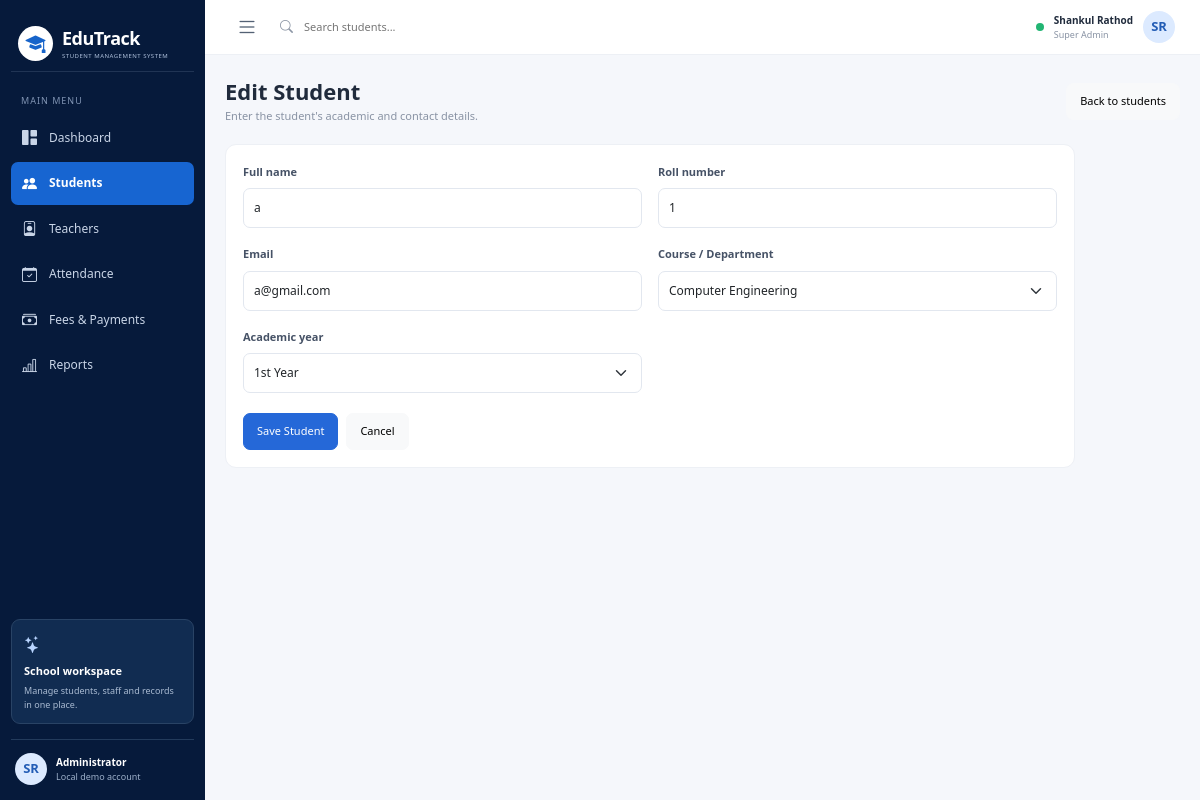
/students/4/edit, run on the app's committed database.
### tables this page shows
CREATE TABLE students (
        id INTEGER PRIMARY KEY AUTOINCREMENT,
        name TEXT NOT NULL,
        roll_no TEXT NOT NULL UNIQUE,
        email TEXT NOT NULL,
        course TEXT NOT NULL,
        year INTEGER NOT NULL
    );

### app.py (the view, shortened to what this page needs)
@app.route("/students/<int:sid>/edit", methods=["GET", "POST"])
def student_edit(sid):
    con = db()
    row = con.execute("SELECT * FROM students WHERE id=?", (sid,)).fetchone()
    if not row:
        con.close()
        flash("Student not found.", "danger")
        return redirect(url_for("students"))
    con.close()
    return render_template("student_form.html", row=row)

### app.py (called while the page is built)
def db():
    con = sqlite3.connect(DB)
    con.row_factory = sqlite3.Row
    con.execute("PRAGMA foreign_keys = ON")
    return con

### templates/student_form.html (shortened to what this page needs)
{% extends "base.html" %}
{% block content %}
<div class="page-heading">
  <div>
    <h1>{{ 'Edit Student' if row else 'Add Student' }}</h1>
    <p>Enter the student's academic and contact details.</p>
  </div>
  <a class="btn btn-light" href="{{ url_for('students') }}">Back to students</a>
</div>
<section class="panel form-panel">
  <form method="post">
    <div class="form-grid">
      <div>
        <label class="form-label">Full name</label>
        <input class="form-control" name="name"
               value="{{ row.name if row else '' }}" required>
      </div>
      <div>
        <label class="form-label">Roll number</label>
        <input class="form-control" name="roll_no"
               value="{{ row.roll_no if row else '' }}" required>
      </div>
      <div>
        <label class="form-label">Email</label>
        <input class="form-control" type="email" name="email"
               value="{{ row.email if row else '' }}" required>
      </div>
      <div>
        <label class="form-label">Course / Department</label>
        {% set courses = [
          'Computer Engineering',
          'Information Technology',
          'Mechanical Engineering',
          'Civil Engineering',
          'Electrical Engineering',
          'Electronics and Telecommunication',
          'Artificial Intelligence and Data Science',
          'Artificial Intelligence and Machine Learning',
          'Computer Science and Engineering',
          'Other'
        ] %}
        <select class="form-select" name="course" required>
          {% for course in courses %}
            <option value="{{ course }}"
              {% if row and row.course == course %}selected{% endif %}>
              {{ course }}
            </option>
          {% endfor %}
        </select>
      </div>
      <div>
        <label class="form-label">Academic year</label>
        <select class="form-select" name="year" required>
          {% for y in range(1, 5) %}
            <option value="{{ y }}"
              {% if row and row.year == y %}selected{% endif %}>
              {{ y }}{{ 'st' if y == 1 else 'nd' if y == 2 else 'rd' if y == 3 else 'th' }} Year
            </option>
          {% endfor %}
        </select>
      </div>
    </div>
    <div class="form-actions">
      <button class="btn btn-primary" type="submit">Save Student</button>
      <a class="btn btn-light" href="{{ url_for('students') }}">Cancel</a>
    </div>
  </form>
</section>
{% endblock %}

### static/style.css (style rules this page uses)
:root { --navy:#061a3b;--blue:#2468d8;--text:#202b3c;--muted:#8993a4;--line:#edf0f5 }
* { box-sizing:border-box }
body { margin:0;background:#f5f7fb;color:var(--text);font-family:"Segoe UI",Arial,sans-serif;font-size:13px }
.page-heading { display:flex;align-items:center;justify-content:space-between;gap:12px;margin-bottom:19px }
.page-heading h1 { font-size:22px;font-weight:700;margin:0 0 4px }
.page-heading p { margin:0;color:var(--muted);font-size:11px }
.panel { background:#fff;border:1px solid var(--line);border-radius:11px;padding:17px;min-width:0 }
.form-panel { max-width:850px }
.form-grid { display:grid;grid-template-columns:repeat(2,minmax(0,1fr));gap:16px }
.form-label { font-size:11px;font-weight:600;color:#465266 }
.form-control,.form-select { font-size:12px;padding:10px;border-color:#e2e7ef;border-radius:7px }
.form-actions { display:flex;gap:8px;margin-top:20px }
.btn { font-size:11px;border-radius:7px;padding:9px 13px }
.btn-primary { background:#2568d8;border-color:#2568d8 }

### data on the page
students: name "a", roll_no "1", email "a@gmail.com", course "Computer Engineering", year "1st Year"

### other printed values
{{ 'Edit Student' if row else 'Add Student' }} "Edit Student"
